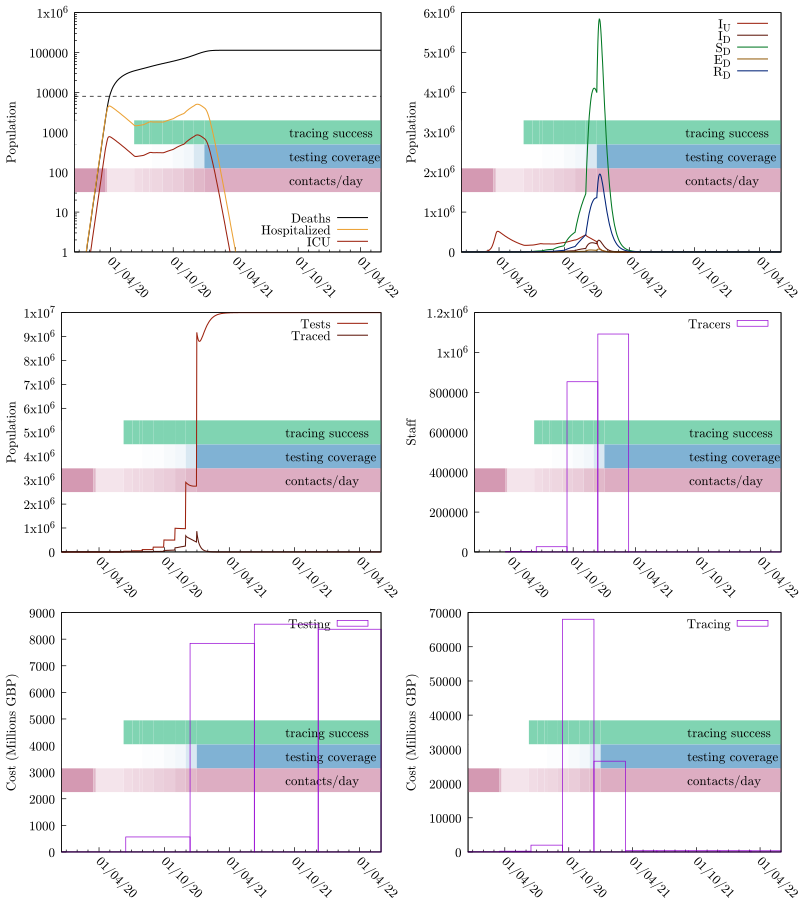

The script that saved this image:
set terminal pdfcairo color enhanced dashed font "cmr10,14" size 8,9
seed="ptti-3_Universal_PTTI_Face_Coverings"
set output sprintf("%s.pdf", seed)
set multiplot layout 3,2
odefile=sprintf("%s-out-0.tsv", seed)
ttfile=sprintf("%s-out-0-testtrace.tsv", seed)
trfile=sprintf("%s-out-0-trcosts.tsv", seed)
tefile=sprintf("%s-out-0-tecosts.tsv", seed)
etimesfile=sprintf("%s-events.gp", seed)

set tics nomirror
set ylabel 'Population'

set yrange [0:]

set style fill transparent solid 0.25 noborder

# Colors
color_SU = '#00aa55'
color_SD = '#007722'

color_EU = '#eba134'
color_ED = '#945e0f'

color_IU = '#9c210e'
color_ID = '#5e160b'

color_RU = '#0055aa'
color_RD = '#002277'

# These are from the economic model inputs
Hospitalized_Pct_Deaths=0.44
ICU_Fatality=0.59
ICU_Pct=0.17
IFR=0.008
Non_ICU_Fatality=0.36

HF = IFR*Hospitalized_Pct_Deaths/(ICU_Pct*ICU_Fatality+(1-ICU_Pct)*Non_ICU_Fatality)
ICUF = HF*ICU_Pct

set key bottom right
set xdata time
set timefmt "%Y-%m-%d %H:%M:%S"
set format x "%d/%m/%y"

load etimesfile

set xtics rotate by -45 3600*24*30*6

set yrange [1:1e6]
set log y

set arrow from graph 0, first 8000 to graph 1, first 8000 nohead lc 0 dt '--'
plot odefile u 1:(($9+$10)*IFR) w l lw 1.5 lc 0 ti "Deaths", "" u 1:(($7+$8)*HF) w l lw 1.5 lc rgb color_EU ti "Hospitalized", "" u 1:(($7+$8)*ICUF) w l lw 1.5 lc rgb color_IU ti "ICU"

unset log y
unset arrow

set autoscale y
set yrange [0:]
set key top right

# set y2tics 0.5
# set y2range [0:4]

plot odefile u 1:7 w l lw 1.5 lc rgb color_IU ti "I_U", odefile u 1:8 w l lw 1.5 lc rgb color_ID ti "I_D", \
     odefile u 1:4 w l lw 1.5 lc rgb color_SD ti "S_D", odefile u 1:6 w l lw 1.5 lc rgb color_ED ti "E_D", \
     odefile u 1:10 w l lw 1.5 lc rgb color_RD ti "R_D"#, odefile u 1:13 w l axis x1y2 lc 0 ti "R"


plot ttfile u 1:3 w l lw 1.5 lc rgb color_IU ti "Tests", ttfile u 1:4 w l lw 1.5 lc rgb color_ID ti "Traced"

unset log y
unset yrange
set autoscale y
set style fill empty

set ylabel "Staff"
plot trfile u 1:5 w boxes ti "Tracers"

set ylabel "Cost (Millions GBP)"
plot tefile u 1:($5/1000000) w boxes ti "Testing"
plot trfile u 1:($6/1000000) w boxes ti "Tracing"

unset multiplot
set output
